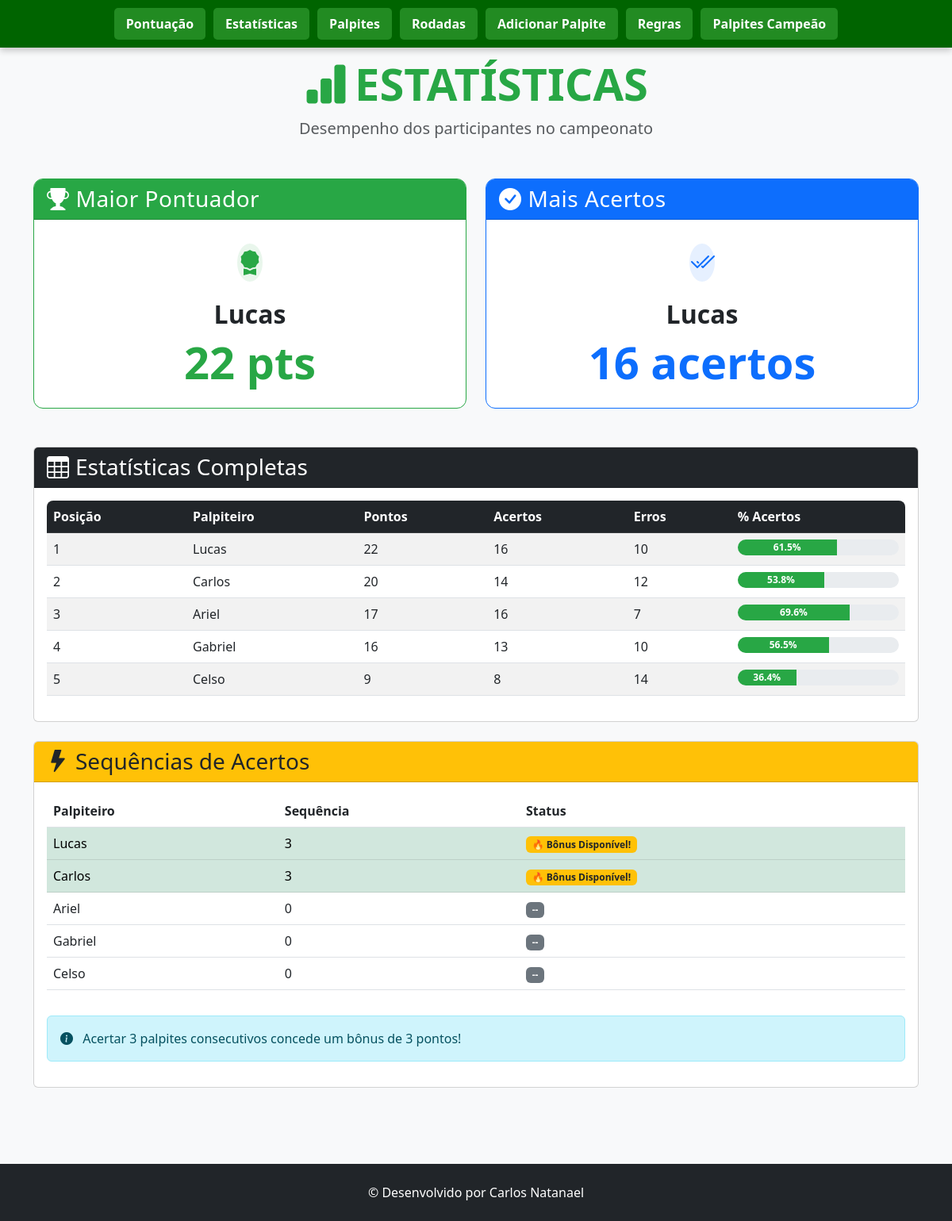
Page /estatisticas on the earlier database version.
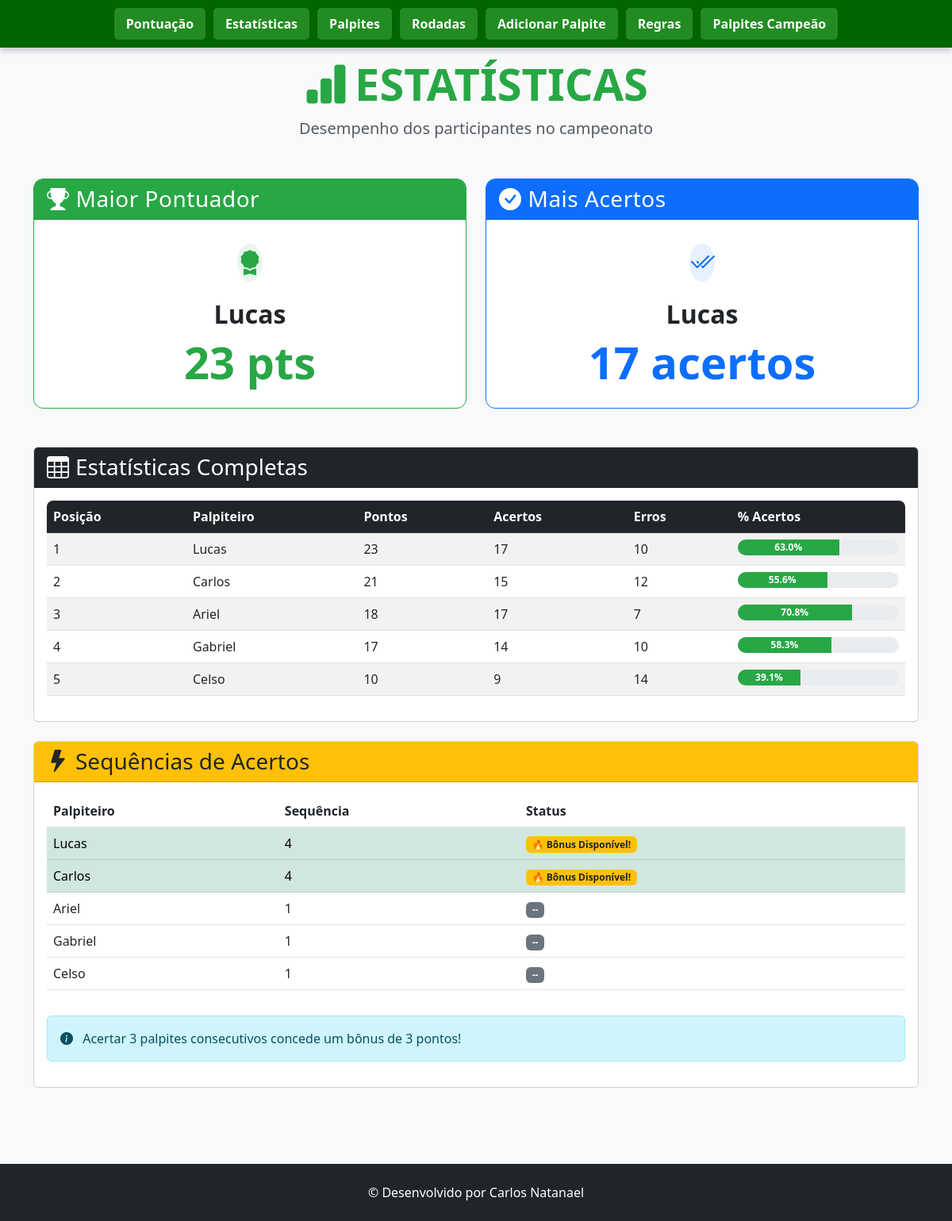
Same page on the later database version.
### tables this page shows
CREATE TABLE pontuacao (
        id INTEGER PRIMARY KEY AUTOINCREMENT,
        posicao INTEGER,
        nome TEXT UNIQUE,
        pontos INTEGER DEFAULT 0,
        acertos INTEGER DEFAULT 0,
        erros INTEGER DEFAULT 0
    , pontos_bonus INTEGER DEFAULT 0);

### app.py (the view)
@app.route('/estatisticas')
def estatisticas():
    conn = get_db_connection()
    estatisticas_completas = conn.execute('''
        SELECT nome, pontos, acertos, erros,
               CASE WHEN (acertos + erros) = 0 THEN 0.0 ELSE ROUND((acertos * 100.0 / (acertos + erros)), 1) END as percentual_acertos
        FROM pontuacao ORDER BY pontos DESC, acertos DESC
    ''').fetchall()
    maior_pontuador = estatisticas_completas[0] if estatisticas_completas else None
    quem_acertou_mais = sorted(estatisticas_completas, key=lambda x: x['acertos'], reverse=True)[0] if estatisticas_completas else None
    rodada_atual_row = conn.execute("SELECT MAX(rodada) as rodada FROM palpites WHERE status != 'Pendente'").fetchone()
    rodada_atual_bonus = rodada_atual_row['rodada'] if rodada_atual_row and rodada_atual_row['rodada'] else 0
    print(f"\n[LOG] Rodada atual para cálculo de bônus: {rodada_atual_bonus}")
    sequencias_info = defaultdict(int)
    if rodada_atual_bonus > 0:
        palpites_rodada_atual = conn.execute("""
            SELECT p.nome, p.status, j.data_hora FROM palpites p
            JOIN jogos j ON p.game_id = j.id
            WHERE p.status != 'Pendente' AND p.rodada = ?
            ORDER BY p.nome, j.data_hora
        """, (rodada_atual_bonus,)).fetchall()
        for jogador in estatisticas_completas:
            nome = jogador['nome']
            palpites_do_jogador_na_rodada = [p for p in palpites_rodada_atual if p['nome'] == nome]
            sequencia_atual = 0
            for palpite in palpites_do_jogador_na_rodada:
                if "Erro" not in palpite['status']:
                    sequencia_atual += 1
                else:
                    sequencia_atual = 0
            sequencias_info[nome] = sequencia_atual
    sequencias_para_template = []
    for jogador in estatisticas_completas:
        nome = jogador['nome']
        max_streak = sequencias_info[nome]
        sequencias_para_template.append({
            'nome': nome,
            'sequencia': max_streak,
            'bonus': '🔥 Bônus Disponível!' if max_streak >= 3 else '--'
        })
    conn.close()
    print(f"\n[LOG] Estatísticas carregadas para {len(estatisticas_completas)} jogadores\n")
    return render_template('estatisticas.html',
                           maior_pontuador=maior_pontuador,
                           quem_acertou_mais=quem_acertou_mais,
                           estatisticas_completas=estatisticas_completas,
                           sequencias=sequencias_para_template,
                           rodada_atual_bonus=rodada_atual_bonus)

### app.py (called while the page is built)
def get_db_connection():
    conn = sqlite3.connect('palpites.db')
    conn.row_factory = sqlite3.Row
    return conn

### templates/estatisticas.html (shortened to what this page needs)
<!DOCTYPE html>
<html lang="pt">
<head>
    <link href="https://cdn.jsdelivr.net/npm/bootstrap@5.3.0/dist/css/bootstrap.min.css" rel="stylesheet">
    <link rel="stylesheet" href="https://cdn.jsdelivr.net/npm/bootstrap-icons@1.10.0/font/bootstrap-icons.css">
    <link rel="stylesheet" href="{{ url_for('static', filename='esta.css') }}">
</head>
<body>
    <header>
        <nav class="navbar navbar-expand-lg navbar-dark fixed-top">
            <div class="collapse navbar-collapse justify-content-center" id="navbarNav">
                <ul class="navbar-nav">
                    <li class="nav-item">
                        <a class="nav-link" href="{{ url_for('index') }}">Pontuação</a>
                    </li>
                    <li class="nav-item">
                        <a class="nav-link" href="{{ url_for('estatisticas') }}">Estatísticas</a>
                    </li>
                    <li class="nav-item">
                        <a class="nav-link" href="{{ url_for('exibir_palpites') }}">Palpites</a>
                    </li>
                    <li class="nav-item">
                        <a class="nav-link" href="{{ url_for('exibir_rodadas') }}">Rodadas</a>
                    </li>
                    <li class="nav-item">
                        <a class="nav-link" href="{{ url_for('adicionar_palpites') }}">Adicionar Palpite</a>
                    </li>
                    <li class="nav-item">
                        <a class="nav-link" href="{{ url_for('regra') }}">Regras</a>
                    </li>
                    <li class="nav-item">
                        <a class="nav-link" href="{{ url_for('ver_palpites_campeao') }}">Palpites Campeão</a>
                    </li>
                </ul>
            </div>
        </nav>
    </header>
    <main class="container py-5 mt-4">
        <div class="text-center mb-5">
            <h1 class="display-4 fw-bold text-success">
                <i class="bi bi-bar-chart-fill me-2"></i>ESTATÍSTICAS
            </h1>
            <p class="lead text-muted">Desempenho dos participantes no campeonato</p>
        </div>
        <div class="row g-4 mb-5">
            <div class="col-md-6">
                <div class="card stat-card h-100 border-success">
                    <div class="card-header bg-success text-white">
                        <h3 class="card-title mb-0">
                            <i class="bi bi-trophy-fill me-2"></i>Maior Pontuador
                        </h3>
                    </div>
                    <div class="card-body text-center py-4">
                        {% if maior_pontuador %}
                        <div class="avatar-lg mb-3 mx-auto">
                            <div class="avatar-title bg-success bg-opacity-10 text-success rounded-circle fs-2">
                                <i class="bi bi-award-fill"></i>
                            </div>
                        </div>
                        <h2 class="fw-bold">{{ maior_pontuador.nome }}</h2>
                        <div class="display-4 fw-bold text-success">{{ maior_pontuador.pontos }} pts</div>
                        {% else %}
                        <div class="text-muted">Nenhum dado disponível</div>
                        {% endif %}
                    </div>
                </div>
            </div>
            <div class="col-md-6">
                <div class="card stat-card h-100 border-primary">
                    <div class="card-header bg-primary text-white">
                        <h3 class="card-title mb-0">
                            <i class="bi bi-check-circle-fill me-2"></i>Mais Acertos
                        </h3>
                    </div>
                    <div class="card-body text-center py-4">
                        {% if quem_acertou_mais %}
                        <div class="avatar-lg mb-3 mx-auto">
                            <div class="avatar-title bg-primary bg-opacity-10 text-primary rounded-circle fs-2">
                                <i class="bi bi-check2-all"></i>
                            </div>
                        </div>
                        <h2 class="fw-bold">{{ quem_acertou_mais.nome }}</h2>
                        <div class="display-4 fw-bold text-primary">{{ quem_acertou_mais.acertos }} acertos</div>
                        {% else %}
                        <div class="text-muted">Nenhum dado disponível</div>
                        {% endif %}
                    </div>
                </div>
            </div>
        </div>
        <div class="card mb-4">
            <div class="card-header bg-dark text-white">
                <h3 class="card-title mb-0">
                    <i class="bi bi-table me-2"></i>Estatísticas Completas
                </h3>
            </div>
            <div class="card-body">
                <div class="table-responsive">
                    <table class="table table-striped table-hover">
                        <thead class="table-dark">
                            <tr>
                                <th>Posição</th>
                                <th>Palpiteiro</th>
                                <th>Pontos</th>
                                <th>Acertos</th>
                                <th>Erros</th>
                                <th>% Acertos</th>
                            </tr>
                        </thead>
                        <tbody>
                            {% for estatistica in estatisticas_completas %}
                            <tr>
                                <td>{{ loop.index }}</td>
                                <td>{{ estatistica.nome }}</td>
                                <td>{{ estatistica.pontos }}</td>
                                <td>{{ estatistica.acertos }}</td>
                                <td>{{ estatistica.erros }}</td>
                                <td>
                                    <div class="progress" style="height: 20px;">
                                        <div class="progress-bar bg-success" style="width: {{ estatistica.percentual_acertos or 0 }}%">
                                            {{ estatistica.percentual_acertos or 0 }}%
                                        </div>
                                    </div>
                                </td>
                            </tr>
                            {% endfor %}
                        </tbody>
                    </table>
                </div>
            </div>
        </div>
        <div class="card">
            <div class="card-header bg-warning text-dark">
                <h3 class="card-title mb-0">
                    <i class="bi bi-lightning-fill me-2"></i>Sequências de Acertos
                </h3>
            </div>
            <div class="card-body">
                <div class="table-responsive">
                    <table class="table table-hover">
                        <thead>
                            <tr>
                                <th>Palpiteiro</th>
                                <th>Sequência</th>
                                <th>Status</th>
                            </tr>
                        </thead>
                        <tbody>
                            {% for seq in sequencias %}
                            <tr class="{{ 'table-success' if seq.sequencia >= 3 }}">
                                <td>{{ seq.nome }}</td>
                                <td>{{ seq.sequencia }}</td>
                                <td>
                                    {% if seq.sequencia >= 3 %}
                                    <span class="badge bg-warning text-dark pulse">{{ seq.bonus }}</span>
                                    {% else %}
                                    <span class="badge bg-secondary">{{ seq.bonus }}</span>
                                    {% endif %}
                                </td>
                            </tr>
                            {% endfor %}
                        </tbody>
                    </table>
                </div>
                <div class="alert alert-info mt-3">
                    <i class="bi bi-info-circle-fill me-2"></i>
                    Acertar 3 palpites consecutivos concede um bônus de 3 pontos!
                </div>
            </div>
        </div>
    </main>
    <footer class="bg-dark text-white py-4 mt-5">
        <div class="container text-center">
            <p class="mb-0">© Desenvolvido por Carlos Natanael</p>
        </div>
    </footer>
</body>
</html>

### static/esta.css (style rules this page uses)
:root { --bs-success-rgb: 40, 167, 69; --bs-primary-rgb: 13, 110, 253; --bs-info-rgb: 23, 162, 184; }
body { background-color: #f8f9fa; font-family: 'Segoe UI', system-ui, -apple-system, sans-serif; }
.stat-card { transition: transform 0.3s ease, box-shadow 0.3s ease; border-radius: 0.75rem; overflow: hidden; }
.stat-card .card-header { font-weight: 600; letter-spacing: 0.5px; }
.avatar-lg { width: 60px; height: 60px; display: flex; align-items: center; justify-content: center; }
.table-responsive { border-radius: 0.5rem; overflow: hidden; }
.progress { border-radius: 10px; }
.progress-bar { font-size: 0.75rem; font-weight: 600; }
.pulse { animation: pulse 1.5s infinite; }
header { padding: 0; box-shadow: none; border-bottom: none; }
.navbar { background-color: #006400 !important; box-shadow: 0 4px 8px rgba(0, 0, 0, 0.2); border-bottom: none; padding: 10px 20px; z-index: 1030; }
.navbar-nav .nav-item .nav-link { color: #fff !important; font-weight: bold; padding: 8px 15px !important; margin: 0 5px; border-radius: 5px; transition: background-color 0.3s ease, color 0.3s ease; background-color: #228B22; }

Differences in the rows shown:
changed pontuacao "Lucas": pontos "22" → "23"; acertos "16" → "17"; {{ estatistica.percentual_acertos or 0 }} 61.5 → 63.0 (drawn); percentual_acertos "61.5" → "63.0"; sequencia "3" → "4"
changed pontuacao "Carlos": pontos "20" → "21"; acertos "14" → "15"; {{ estatistica.percentual_acertos or 0 }} 53.8 → 55.6 (drawn); percentual_acertos "53.8" → "55.6"; sequencia "3" → "4"
changed pontuacao "Ariel": pontos "17" → "18"; acertos "16" → "17"; {{ estatistica.percentual_acertos or 0 }} 69.6 → 70.8 (drawn); percentual_acertos "69.6" → "70.8"; sequencia "0" → "1"
changed pontuacao "Gabriel": pontos "16" → "17"; acertos "13" → "14"; {{ estatistica.percentual_acertos or 0 }} 56.5 → 58.3 (drawn); percentual_acertos "56.5" → "58.3"; sequencia "0" → "1"
changed pontuacao "Celso": pontos "9" → "10"; acertos "8" → "9"; {{ estatistica.percentual_acertos or 0 }} 36.4 → 39.1 (drawn); percentual_acertos "36.4" → "39.1"; sequencia "0" → "1"
